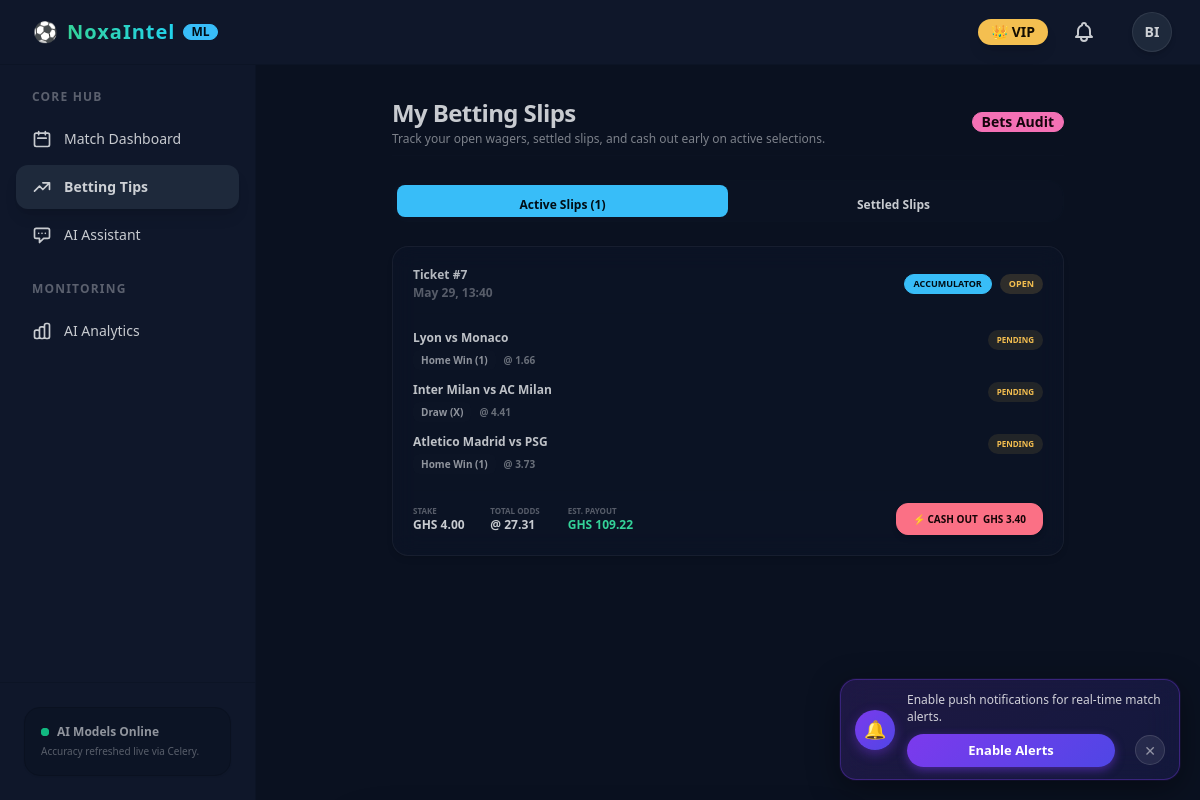
Page /betting/bet/my-bets/ (signed in) on the committed database.
### users/models.py (models this page shows, shortened)
class CustomUser(AbstractUser):
    phone_number = models.CharField(max_length=20, unique=True, null=True, blank=True)
    email = models.EmailField(unique=True)
    USERNAME_FIELD = 'phone_number'
    REQUIRED_FIELDS = ['email', 'username']

### betting/models.py (models this page shows, shortened)
class BetSlip(models.Model):
    STATUS_CHOICES = [
        ('SUBMITTED', 'Submitted'),
        ('WON', 'Won'),
        ('LOST', 'Lost'),
        ('VOID', 'Void'),
        ('CASHOUT', 'Cashed Out'),
    ]
    SLIP_TYPE_CHOICES = [
        ('SINGLE', 'Single'),
        ('ACCUMULATOR', 'Accumulator'),
    ]
    user = models.ForeignKey(
        settings.AUTH_USER_MODEL,
        on_delete=models.CASCADE,
        related_name='bet_slips',
    )
    status = models.CharField(max_length=20, choices=STATUS_CHOICES, default='SUBMITTED')
    slip_type = models.CharField(max_length=20, choices=SLIP_TYPE_CHOICES, default='SINGLE')
    total_stake = models.DecimalField(max_digits=12, decimal_places=2)
    total_odds = models.DecimalField(max_digits=8, decimal_places=2)
    potential_payout = models.DecimalField(max_digits=12, decimal_places=2)
    actual_payout = models.DecimalField(max_digits=12, decimal_places=2, null=True, blank=True)
    transaction = models.OneToOneField(
        'wallet.Transaction',
        on_delete=models.SET_NULL,
        null=True,
        blank=True,
        related_name='bet_slip',
    )
    created_at = models.DateTimeField(default=timezone.now)
    settled_at = models.DateTimeField(null=True, blank=True)
    is_cashed_out = models.BooleanField(default=False)
    cash_out_amount = models.DecimalField(max_digits=12, decimal_places=2, null=True, blank=True)
    class Meta:
        ordering = ['-created_at']
        indexes = [
            models.Index(fields=['user', 'status']),
        ]
    @property
    def is_settled(self):
        return self.status in ['WON', 'LOST', 'VOID', 'CASHOUT']
    def calculate_cash_out_value(self) -> float:
        if self.is_settled:
            return 0.00
        selections = self.selections.all()
        resolved_won_odds = 1.00
        has_lost = False
        pending_count = 0
        won_count = 0
        for sel in selections:
            if sel.result == 'LOST':
                has_lost = True
            elif sel.result == 'WON':
                resolved_won_odds *= float(sel.odds_at_placement)
                won_count += 1
            else:
                pending_count += 1
        if has_lost:
            return 0.00
        stake = float(self.total_stake)
        if won_count == 0:
            value = stake * 0.85
        else:
            value = stake * resolved_won_odds * (0.88 ** pending_count)
        max_value = float(self.potential_payout) * 0.95
        min_value = stake * 0.10
        value = min(max(value, min_value), max_value)
        return round(value, 2)

class BetSelection(models.Model):
    MARKET_CHOICES = [
        ('HOME_WIN', 'Home Win (1)'),
        ('DRAW', 'Draw (X)'),
        ('AWAY_WIN', 'Away Win (2)'),
        ('OVER_2_5', 'Over 2.5'),
        ('UNDER_2_5', 'Under 2.5'),
        ('BTTS_YES', 'BTTS Yes'),
        ('BTTS_NO', 'BTTS No'),
    ]
    RESULT_CHOICES = [
        ('PENDING', 'Pending'),
        ('WON', 'Won'),
        ('LOST', 'Lost'),
        ('VOID', 'Void'),
    ]
    bet_slip = models.ForeignKey(
        BetSlip,
        on_delete=models.CASCADE,
        related_name='selections',
    )
    match = models.ForeignKey(
        Match,
        on_delete=models.CASCADE,
        related_name='bet_selections',
    )
    market = models.CharField(max_length=20, choices=MARKET_CHOICES)
    odds_at_placement = models.DecimalField(max_digits=6, decimal_places=2)
    result = models.CharField(max_length=20, choices=RESULT_CHOICES, default='PENDING')

### matches/models.py (models this page shows, shortened)
class Match(models.Model):
    STATUS_CHOICES = [
        ('SCHEDULED', 'Scheduled'),
        ('LIVE', 'Live'),
        ('FINISHED', 'Finished'),
        ('POSTPONED', 'Postponed'),
    ]
    league = models.ForeignKey(League, on_delete=models.CASCADE, related_name='matches')
    home_team = models.ForeignKey(Team, on_delete=models.CASCADE, related_name='home_matches')
    away_team = models.ForeignKey(Team, on_delete=models.CASCADE, related_name='away_matches')
    match_date = models.DateTimeField()
    status = models.CharField(max_length=20, choices=STATUS_CHOICES, default='SCHEDULED')
    home_score = models.IntegerField(null=True, blank=True)
    away_score = models.IntegerField(null=True, blank=True)
    minute = models.CharField(max_length=10, null=True, blank=True, help_text="e.g. 45', HT, FT")
    updated_at = models.DateTimeField(auto_now=True)
    class Meta:
        indexes = [
            models.Index(fields=['match_date', 'league', 'status']),
        ]
        ordering = ['match_date']

class Team(models.Model):
    name = models.CharField(max_length=100)
    code = models.CharField(max_length=10, unique=True)
    logo_url = models.URLField(blank=True, null=True)
    league = models.ForeignKey(League, on_delete=models.CASCADE, related_name='teams')

### betting/views.py (the view)
# urls.py: path('bet/my-bets/', views.my_bets, name='my_bets'),
@login_required
def my_bets(request):
    slips = BetSlip.objects.filter(user=request.user).prefetch_related('selections__match__home_team', 'selections__match__away_team')
    for slip in slips:
        if slip.status == 'SUBMITTED':
            slip.live_cashout_offer = slip.calculate_cash_out_value()
        else:
            slip.live_cashout_offer = 0.00
    context = {
        'slips': slips,
    }
    return render(request, 'betting/my_bets.html', context)

### config/context_processors.py (called while the page is built)
def vapid_public_key(request):
    return {
        "VAPID_PUBLIC_KEY": getattr(settings, "VAPID_PUBLIC_KEY", "")
    }

### templates/betting/my_bets.html (shortened to what this page needs)
{% extends "base.html" %}
{% block content %}
<div class="max-w-2xl mx-auto space-y-6">
    <div class="flex items-center justify-between pb-2 border-b border-base-200/50">
        <div>
            <h1 class="text-2xl font-black tracking-tight">My Betting Slips</h1>
            <p class="text-xs text-base-content/60 mt-0.5">Track your open wagers, settled slips, and cash out early on active selections.</p>
        </div>
        <div class="badge badge-accent font-bold">Bets Audit</div>
    </div>
    <div class="tabs tabs-boxed w-full bg-base-200/50 p-1 border border-base-200/40 rounded-2xl grid grid-cols-2">
        <button onclick="switchTab('active')" id="tab-active" class="tab tab-active font-black text-xs transition-all duration-300 py-3 rounded-xl">
        </button>
        <button onclick="switchTab('settled')" id="tab-settled" class="tab font-black text-xs transition-all duration-300 py-3 rounded-xl">
            Settled Slips
        </button>
    </div>
    <div id="active-slips-container" class="space-y-4">
        {% for slip in slips %}
            {% if slip.status == 'SUBMITTED' %}
                <div class="glass-panel border border-base-200/50 rounded-2xl p-4 md:p-5 space-y-4 hover:border-primary/20 transition-all duration-300 shadow-md">
                    <div class="flex items-center justify-between text-xs pb-3 border-b border-base-200/40">
                        <div class="space-y-0.5">
                            <span class="block font-black text-base-content/90">Ticket #{{ slip.id }}</span>
                            <span class="block opacity-40 font-semibold">{{ slip.created_at|date:"M d, H:i" }}</span>
                        </div>
                        <div class="flex items-center gap-2">
                            <span class="badge badge-primary font-bold uppercase text-[9px] py-2">{{ slip.slip_type }}</span>
                            <span class="badge bg-warning/15 text-warning border-0 font-bold uppercase text-[9px] py-2">Open</span>
                        </div>
                    </div>
                    <div class="space-y-3">
                        {% for sel in slip.selections.all %}
                            <div class="flex items-start justify-between text-xs">
                                <div class="space-y-1">
                                    <span class="block font-black text-base-content/95">{{ sel.match.home_team.name }} vs {{ sel.match.away_team.name }}</span>
                                    <div class="flex items-center gap-2 text-[10px] text-base-content/50 font-bold">
                                        <span class="bg-base-200 px-2 py-0.5 rounded-md text-base-content/70">{{ sel.get_market_display }}</span>
                                        <span>@ {{ sel.odds_at_placement }}</span>
                                    </div>
                                </div>
                                <span class="badge bg-warning/10 text-warning font-black border-0 text-[8px] uppercase">
                                    {{ sel.result }}
                                </span>
                            </div>
                        {% endfor %}
                    </div>
                    <div class="pt-3 border-t border-base-200/40 flex flex-col sm:flex-row justify-between items-stretch sm:items-center gap-3">
                        <div class="grid grid-cols-3 gap-3 text-center sm:text-left">
                            <div>
                                <span class="block text-[8px] opacity-40 uppercase font-black">Stake</span>
                                <span class="block text-xs font-black">GHS {{ slip.total_stake }}</span>
                            </div>
                            <div>
                                <span class="block text-[8px] opacity-40 uppercase font-black">Total Odds</span>
                                <span class="block text-xs font-black">@ {{ slip.total_odds }}</span>
                            </div>
                            <div>
                                <span class="block text-[8px] opacity-40 uppercase font-black">Est. Payout</span>
                                <span class="block text-xs font-black text-emerald-400">GHS {{ slip.potential_payout }}</span>
                            </div>
                        </div>
                        {% if slip.live_cashout_offer > 0 %}
                            <form action="{% url 'betting:cash_out' slip.id %}" method="post" class="flex">
                                <button type="submit"
                                        onclick="return confirm('Cash out early for GHS {{ slip.live_cashout_offer|floatformat:2 }}? This cannot be undone.')"
                                        class="btn btn-sm btn-error w-full sm:w-auto font-black text-[10px] rounded-xl hover:bg-error hover:text-white px-4 active:scale-95 transition-all duration-150 gap-1.5 shadow-md shadow-error/10">
                                    ⚡ CASH OUT &nbsp;GHS {{ slip.live_cashout_offer|floatformat:2 }}
                                </button>
                            </form>
                        {% endif %}
                    </div>
                </div>
            {% endif %}
        {% endfor %}
    </div>
</div>
{% endblock %}

### templates/components/navbar.html (shortened to what this page needs)
<div class="navbar bg-base-100 border-b border-base-200 px-2 md:px-6 z-40 relative">
    <div class="flex-1">
        <a href="{% url 'home' %}" class="btn btn-ghost normal-case text-lg md:text-xl font-black gap-1 md:gap-2 tracking-wider px-2">
            <span>⚽</span>
            <span class="bg-gradient-to-r from-emerald-400 to-cyan-400 bg-clip-text text-transparent">NoxaIntel</span>
            <span class="hidden sm:inline-flex badge badge-primary badge-sm font-semibold tracking-normal">ML</span>
        </a>
    </div>
    <div class="flex-none gap-1.5 md:gap-4">
        {% if user.is_authenticated %}
            <div class="hidden sm:inline-flex">
                {% if user.profile.subscription_tier.name == 'VIP' %}
                    <span class="badge badge-warning gap-1 py-3 px-3 font-bold shadow-lg shadow-warning/10">
                        👑 VIP
                    </span>
                {% elif user.profile.subscription_tier.name == 'Premium' %}
                    <span class="badge badge-secondary gap-1 py-3 px-3 font-bold shadow-lg shadow-secondary/10">
                        ⚡ Premium
                    </span>
                {% else %}
                    <span class="badge badge-accent badge-outline gap-1 py-3 px-3 font-semibold">
                        Free Tier
                    </span>
                {% endif %}
            </div>
            <div class="dropdown dropdown-end">
                <a href="{% url 'notifications:list' %}" class="btn btn-ghost btn-circle relative">
                </a>
            </div>
            <div class="dropdown dropdown-end">
                <div tabindex="0" role="button" class="btn btn-ghost btn-circle avatar placeholder">
                    <div class="bg-neutral text-neutral-content rounded-full w-10 border border-neutral-content/10 shadow-md">
                        <span class="text-sm font-bold">{{ user.username|slice:":2"|upper }}</span>
                    </div>
                </div>
            </div>
        {% else %}
            <a href="{% url 'users:login' %}" class="btn btn-ghost btn-sm">Log In</a>
            <a href="{% url 'users:register' %}" class="btn btn-primary btn-sm px-4">Sign Up</a>
        {% endif %}
    </div>
</div>

### templates/base.html (style rules this page uses)
.glass-panel { background: rgba(15, 23, 42, 0.45); backdrop-filter: blur(12px); -webkit-backdrop-filter: blur(12px); border: 1px solid rgba(255, 255, 255, 0.05); }

### rows in the picture
CustomUser: username "BI"
BetSlip: id "7", created_at "May 29, 13:40", slip_type "ACCUMULATOR", total_stake "4.00", total_odds "27.31", potential_payout "109.22", live_cashout_offer "3.40"
BetSelection: match.home_team.name "Lyon", match.away_team.name "Monaco", market "Home Win (1)", odds_at_placement "1.66", result "PENDING"
BetSelection: match.home_team.name "Inter Milan", match.away_team.name "AC Milan", market "Draw (X)", odds_at_placement "4.41", result "PENDING"
BetSelection: match.home_team.name "Atletico Madrid", match.away_team.name "PSG", market "Home Win (1)", odds_at_placement "3.73", result "PENDING"
